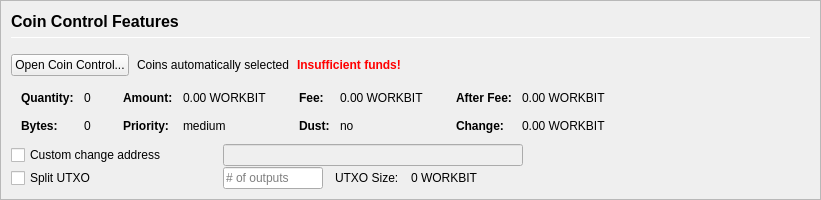
         <widget class="QFrame" name="frameCoinControl">
          <property name="sizePolicy">
           <sizepolicy hsizetype="Expanding" vsizetype="Expanding">
            <horstretch>0</horstretch>
            <verstretch>0</verstretch>
           </sizepolicy>
          </property>
          <property name="maximumSize">
           <size>
            <width>16777215</width>
            <height>16777215</height>
           </size>
          </property>
          <property name="frameShape">
           <enum>QFrame::StyledPanel</enum>
          </property>
          <property name="frameShadow">
           <enum>QFrame::Sunken</enum>
          </property>
          <layout class="QVBoxLayout" name="verticalLayoutCoinControl2">
           <property name="spacing">
            <number>0</number>
           </property>
           <property name="leftMargin">
            <number>0</number>
           </property>
           <property name="topMargin">
            <number>0</number>
           </property>
           <property name="rightMargin">
            <number>0</number>
           </property>
           <property name="bottomMargin">
            <number>0</number>
           </property>
           <item>
            <widget class="QFrame" name="frameCoinControl_BG">
             <layout class="QVBoxLayout" name="verticalLayoutCoinControl" stretch="0,0,0,0,0,0">
              <property name="spacing">
               <number>1</number>
              </property>
              <property name="leftMargin">
               <number>10</number>
              </property>
              <property name="topMargin">
               <number>10</number>
              </property>
              <item>
               <layout class="QHBoxLayout" name="horizontalLayoutCoinControl1">
                <property name="bottomMargin">
                 <number>15</number>
                </property>
                <item>
                 <layout class="QVBoxLayout" name="verticalLayout_3">
                  <property name="spacing">
                   <number>6</number>
                  </property>
                  <item>
                   <widget class="QLabel" name="labelCoinControlFeatures">
                    <property name="sizePolicy">
                     <sizepolicy hsizetype="Preferred" vsizetype="Maximum">
                      <horstretch>0</horstretch>
                      <verstretch>0</verstretch>
                     </sizepolicy>
                    </property>
                    <property name="minimumSize">
                     <size>
                      <width>0</width>
                      <height>20</height>
                     </size>
                    </property>
                    <property name="font">
                     <font>
                      <pointsize>12</pointsize>
                      <weight>75</weight>
                      <bold>true</bold>
                     </font>
                    </property>
                    <property name="styleSheet">
                     <string notr="true">font-weight:bold;</string>
                    </property>
                    <property name="text">
                     <string>Coin Control Features</string>
                    </property>
                   </widget>
                  </item>
                  <item>
                   <widget class="Line" name="line">
                    <property name="minimumSize">
                     <size>
                      <width>0</width>
                      <height>1</height>
                     </size>
                    </property>
                    <property name="maximumSize">
                     <size>
                      <width>16777215</width>
                      <height>1</height>
                     </size>
                    </property>
                    <property name="orientation">
                     <enum>Qt::Horizontal</enum>
                    </property>
                   </widget>
                  </item>
                 </layout>
                </item>
               </layout>
              </item>
              <item>
               <layout class="QHBoxLayout" name="horizontalLayoutCoinControl2" stretch="0,0,0,0">
                <property name="spacing">
                 <number>8</number>
                </property>
                <property name="bottomMargin">
                 <number>10</number>
                </property>
                <item>
                 <widget class="QPushButton" name="pushButtonCoinControl">
                  <property name="styleSheet">
                   <string notr="true"/>
                  </property>
                  <property name="text">
                   <string>Open Coin Control...</string>
                  </property>
                  <property name="autoDefault">
                   <bool>false</bool>
                  </property>
                 </widget>
                </item>
                <item>
                 <widget class="QLabel" name="labelCoinControlAutomaticallySelected">
                  <property name="text">
                   <string>Coins automatically selected</string>
                  </property>
                  <property name="margin">
                   <number>5</number>
                  </property>
                 </widget>
                </item>
                <item>
                 <widget class="QLabel" name="labelCoinControlInsuffFunds">
                  <property name="font">
                   <font>
                    <weight>75</weight>
                    <bold>true</bold>
                   </font>
                  </property>
                  <property name="styleSheet">
                   <string notr="true">color:red;font-weight:bold;</string>
                  </property>
                  <property name="text">
                   <string>Insufficient funds!</string>
                  </property>
                  <property name="margin">
                   <number>5</number>
                  </property>
                 </widget>
                </item>
                <item>
                 <spacer name="horizontalSpacerCoinControl">
                  <property name="orientation">
                   <enum>Qt::Horizontal</enum>
                  </property>
                  <property name="sizeHint" stdset="0">
                   <size>
                    <width>40</width>
                    <height>1</height>
                   </size>
                  </property>
                 </spacer>
                </item>
               </layout>
              </item>
              <item>
               <widget class="QWidget" name="widgetCoinControl" native="true">
                <property name="sizePolicy">
                 <sizepolicy hsizetype="Preferred" vsizetype="Preferred">
                  <horstretch>0</horstretch>
                  <verstretch>0</verstretch>
                 </sizepolicy>
                </property>
                <property name="minimumSize">
                 <size>
                  <width>0</width>
                  <height>0</height>
                 </size>
                </property>
                <property name="styleSheet">
                 <string notr="true"/>
                </property>
                <layout class="QHBoxLayout" name="horizontalLayoutCoinControl5">
                 <property name="leftMargin">
                  <number>0</number>
                 </property>
                 <property name="topMargin">
                  <number>0</number>
                 </property>
                 <property name="rightMargin">
                  <number>0</number>
                 </property>
                 <property name="bottomMargin">
                  <number>0</number>
                 </property>
                 <item>
                  <layout class="QHBoxLayout" name="horizontalLayoutCoinControl3" stretch="0,0,0,1">
                   <property name="spacing">
                    <number>20</number>
                   </property>
                   <property name="topMargin">
                    <number>0</number>
                   </property>
                   <property name="bottomMargin">
                    <number>10</number>
                   </property>
                   <item>
                    <layout class="QFormLayout" name="formLayoutCoinControl1">
                     <property name="horizontalSpacing">
                      <number>10</number>
                     </property>
                     <property name="verticalSpacing">
                      <number>14</number>
                     </property>
                     <property name="leftMargin">
                      <number>10</number>
                     </property>
                     <property name="topMargin">
                      <number>4</number>
                     </property>
                     <property name="rightMargin">
                      <number>6</number>
                     </property>
                     <item row="0" column="0">
                      <widget class="QLabel" name="labelCoinControlQuantityText">
                       <property name="font">
                        <font>
                         <weight>75</weight>
                         <bold>true</bold>
                        </font>
                       </property>
                       <property name="text">
                        <string>Quantity:</string>
                       </property>
                       <property name="margin">
                        <number>0</number>
                       </property>
                      </widget>
                     </item>
                     <item row="0" column="1">
                      <widget class="QLabel" name="labelCoinControlQuantity">
                       <property name="cursor">
                        <cursorShape>IBeamCursor</cursorShape>
                       </property>
                       <property name="contextMenuPolicy">
                        <enum>Qt::ActionsContextMenu</enum>
                       </property>
                       <property name="text">
                        <string notr="true">0</string>
                       </property>
                       <property name="margin">
                        <number>0</number>
                       </property>
                       <property name="textInteractionFlags">
                        <set>Qt::LinksAccessibleByMouse|Qt::TextSelectableByKeyboard|Qt::TextSelectableByMouse</set>
                       </property>
                      </widget>
                     </item>
                     <item row="1" column="0">
                      <widget class="QLabel" name="labelCoinControlBytesText">
                       <property name="font">
                        <font>
                         <weight>75</weight>
                         <bold>true</bold>
                        </font>
                       </property>
                       <property name="text">
                        <string>Bytes:</string>
                       </property>
                      </widget>
                     </item>
                     <item row="1" column="1">
                      <widget class="QLabel" name="labelCoinControlBytes">
                       <property name="cursor">
                        <cursorShape>IBeamCursor</cursorShape>
                       </property>
                       <property name="contextMenuPolicy">
                        <enum>Qt::ActionsContextMenu</enum>
                       </property>
                       <property name="text">
                        <string notr="true">0</string>
                       </property>
                       <property name="textInteractionFlags">
                        <set>Qt::LinksAccessibleByMouse|Qt::TextSelectableByKeyboard|Qt::TextSelectableByMouse</set>
                       </property>
                      </widget>
                     </item>
                    </layout>
                   </item>
                   <item>
                    <layout class="QFormLayout" name="formLayoutCoinControl2">
                     <property name="horizontalSpacing">
                      <number>10</number>
                     </property>
                     <property name="verticalSpacing">
                      <number>14</number>
                     </property>
                     <property name="leftMargin">
                      <number>6</number>
                     </property>
                     <property name="topMargin">
                      <number>4</number>
                     </property>
                     <property name="rightMargin">
                      <number>6</number>
                     </property>
                     <item row="0" column="0">
                      <widget class="QLabel" name="labelCoinControlAmountText">
                       <property name="font">
                        <font>
                         <weight>75</weight>
                         <bold>true</bold>
                        </font>
                       </property>
                       <property name="text">
                        <string>Amount:</string>
                       </property>
                       <property name="margin">
                        <number>0</number>
                       </property>
                      </widget>
                     </item>
                     <item row="0" column="1">
                      <widget class="QLabel" name="labelCoinControlAmount">
                       <property name="cursor">
                        <cursorShape>IBeamCursor</cursorShape>
                       </property>
                       <property name="contextMenuPolicy">
                        <enum>Qt::ActionsContextMenu</enum>
                       </property>
                       <property name="text">
                        <string notr="true">0.00 WORKBIT</string>
                       </property>
                       <property name="textInteractionFlags">
                        <set>Qt::LinksAccessibleByMouse|Qt::TextSelectableByKeyboard|Qt::TextSelectableByMouse</set>
                       </property>
                      </widget>
                     </item>
                     <item row="1" column="0">
                      <widget class="QLabel" name="labelCoinControlPriorityText">
                       <property name="font">
                        <font>
                         <weight>75</weight>
                         <bold>true</bold>
                        </font>
                       </property>
                       <property name="text">
                        <string>Priority:</string>
                       </property>
                      </widget>
                     </item>
                     <item row="1" column="1">
                      <widget class="QLabel" name="labelCoinControlPriority">
                       <property name="cursor">
                        <cursorShape>IBeamCursor</cursorShape>
                       </property>
                       <property name="contextMenuPolicy">
                        <enum>Qt::ActionsContextMenu</enum>
                       </property>
                       <property name="text">
                        <string>medium</string>
                       </property>
                       <property name="textInteractionFlags">
                        <set>Qt::LinksAccessibleByMouse|Qt::TextSelectableByKeyboard|Qt::TextSelectableByMouse</set>
                       </property>
                      </widget>
                     </item>
                    </layout>
                   </item>
                   <item>
                    <layout class="QFormLayout" name="formLayoutCoinControl3">
                     <property name="horizontalSpacing">
                      <number>10</number>
                     </property>
                     <property name="verticalSpacing">
                      <number>14</number>
                     </property>
                     <property name="leftMargin">
                      <number>6</number>
                     </property>
                     <property name="topMargin">
                      <number>4</number>
                     </property>
                     <property name="rightMargin">
                      <number>6</number>
                     </property>
                     <item row="0" column="0">
                      <widget class="QLabel" name="labelCoinControlFeeText">
                       <property name="font">
                        <font>
                         <weight>75</weight>
                         <bold>true</bold>
                        </font>
                       </property>
                       <property name="text">
                        <string>Fee:</string>
                       </property>
                       <property name="margin">
                        <number>0</number>
                       </property>
                      </widget>
                     </item>
                     <item row="0" column="1">
                      <widget class="QLabel" name="labelCoinControlFee">
                       <property name="cursor">
                        <cursorShape>IBeamCursor</cursorShape>
                       </property>
                       <property name="contextMenuPolicy">
                        <enum>Qt::ActionsContextMenu</enum>
                       </property>
                       <property name="text">
                        <string notr="true">0.00 WORKBIT</string>
                       </property>
                       <property name="textInteractionFlags">
                        <set>Qt::LinksAccessibleByMouse|Qt::TextSelectableByKeyboard|Qt::TextSelectableByMouse</set>
                       </property>
                      </widget>
                     </item>
                     <item row="1" column="0">
                      <widget class="QLabel" name="labelCoinControlLowOutputText">
                       <property name="font">
                        <font>
                         <weight>75</weight>
                         <bold>true</bold>
                        </font>
                       </property>
                       <property name="text">
                        <string>Dust:</string>
                       </property>
                      </widget>
                     </item>
                     <item row="1" column="1">
                      <widget class="QLabel" name="labelCoinControlLowOutput">
                       <property name="cursor">
                        <cursorShape>IBeamCursor</cursorShape>
                       </property>
                       <property name="contextMenuPolicy">
                        <enum>Qt::ActionsContextMenu</enum>
                       </property>
                       <property name="text">
                        <string>no</string>
                       </property>
                       <property name="textInteractionFlags">
                        <set>Qt::LinksAccessibleByMouse|Qt::TextSelectableByKeyboard|Qt::TextSelectableByMouse</set>
                       </property>
                      </widget>
                     </item>
                    </layout>
                   </item>
                   <item>
                    <layout class="QFormLayout" name="formLayoutCoinControl4">
                     <property name="horizontalSpacing">
                      <number>10</number>
                     </property>
                     <property name="verticalSpacing">
                      <number>14</number>
                     </property>
                     <property name="leftMargin">
                      <number>6</number>
                     </property>
                     <property name="topMargin">
                      <number>4</number>
                     </property>
                     <property name="rightMargin">
                      <number>6</number>
                     </property>
                     <item row="0" column="0">
                      <widget class="QLabel" name="labelCoinControlAfterFeeText">
                       <property name="font">
                        <font>
                         <weight>75</weight>
                         <bold>true</bold>
                        </font>
                       </property>
                       <property name="text">
                        <string>After Fee:</string>
                       </property>
                       <property name="margin">
                        <number>0</number>
                       </property>
                      </widget>
                     </item>
                     <item row="0" column="1">
                      <widget class="QLabel" name="labelCoinControlAfterFee">
                       <property name="cursor">
                        <cursorShape>IBeamCursor</cursorShape>
                       </property>
                       <property name="contextMenuPolicy">
                        <enum>Qt::ActionsContextMenu</enum>
                       </property>
                       <property name="text">
                        <string notr="true">0.00 WORKBIT</string>
                       </property>
                       <property name="textInteractionFlags">
                        <set>Qt::LinksAccessibleByMouse|Qt::TextSelectableByKeyboard|Qt::TextSelectableByMouse</set>
                       </property>
                      </widget>
                     </item>
                     <item row="1" column="0">
                      <widget class="QLabel" name="labelCoinControlChangeText">
                       <property name="font">
                        <font>
                         <weight>75</weight>
                         <bold>true</bold>
                        </font>
                       </property>
                       <property name="text">
                        <string>Change:</string>
                       </property>
                      </widget>
                     </item>
                     <item row="1" column="1">
                      <widget class="QLabel" name="labelCoinControlChange">
                       <property name="cursor">
                        <cursorShape>IBeamCursor</cursorShape>
                       </property>
                       <property name="contextMenuPolicy">
                        <enum>Qt::ActionsContextMenu</enum>
                       </property>
                       <property name="text">
                        <string notr="true">0.00 WORKBIT</string>
                       </property>
                       <property name="textInteractionFlags">
                        <set>Qt::LinksAccessibleByMouse|Qt::TextSelectableByKeyboard|Qt::TextSelectableByMouse</set>
                       </property>
                      </widget>
                     </item>
                    </layout>
                   </item>
                  </layout>
                 </item>
                </layout>
               </widget>
              </item>
              <item>
               <layout class="QHBoxLayout" name="horizontalLayoutCoinControl4">
                <property name="spacing">
                 <number>12</number>
                </property>
                <property name="sizeConstraint">
                 <enum>QLayout::SetDefaultConstraint</enum>
                </property>
                <property name="topMargin">
                 <number>0</number>
                </property>
                <property name="rightMargin">
                 <number>0</number>
                </property>
                <item>
                 <widget class="QCheckBox" name="checkBoxCoinControlChange">
                  <property name="sizePolicy">
                   <sizepolicy hsizetype="Preferred" vsizetype="Preferred">
                    <horstretch>0</horstretch>
                    <verstretch>0</verstretch>
                   </sizepolicy>
                  </property>
                  <property name="minimumSize">
                   <size>
                    <width>200</width>
                    <height>0</height>
                   </size>
                  </property>
                  <property name="maximumSize">
                   <size>
                    <width>200</width>
                    <height>16777215</height>
                   </size>
                  </property>
                  <property name="toolTip">
                   <string>If this is activated, but the change address is empty or invalid, change will be sent to a newly generated address.</string>
                  </property>
                  <property name="text">
                   <string>Custom change address</string>
                  </property>
                 </widget>
                </item>
                <item>
                 <widget class="QValidatedLineEdit" name="lineEditCoinControlChange">
                  <property name="enabled">
                   <bool>false</bool>
                  </property>
                  <property name="sizePolicy">
                   <sizepolicy hsizetype="Preferred" vsizetype="Preferred">
                    <horstretch>0</horstretch>
                    <verstretch>0</verstretch>
                   </sizepolicy>
                  </property>
                  <property name="minimumSize">
                   <size>
                    <width>300</width>
                    <height>0</height>
                   </size>
                  </property>
                 </widget>
                </item>
                <item>
                 <widget class="QLabel" name="labelCoinControlChangeLabel">
                  <property name="sizePolicy">
                   <sizepolicy hsizetype="Preferred" vsizetype="Preferred">
                    <horstretch>0</horstretch>
                    <verstretch>0</verstretch>
                   </sizepolicy>
                  </property>
                  <property name="minimumSize">
                   <size>
                    <width>100</width>
                    <height>0</height>
                   </size>
                  </property>
                  <property name="text">
                   <string/>
                  </property>
                  <property name="margin">
                   <number>3</number>
                  </property>
                 </widget>
                </item>
               </layout>
              </item>
              <item>
               <layout class="QHBoxLayout" name="horizontalLayoutCoinControl6">
                <property name="spacing">
                 <number>12</number>
                </property>
                <property name="rightMargin">
                 <number>0</number>
                </property>
                <item>
                 <widget class="QCheckBox" name="splitBlockCheckBox">
                  <property name="sizePolicy">
                   <sizepolicy hsizetype="Preferred" vsizetype="Preferred">
                    <horstretch>0</horstretch>
                    <verstretch>0</verstretch>
                   </sizepolicy>
                  </property>
                  <property name="minimumSize">
                   <size>
                    <width>200</width>
                    <height>0</height>
                   </size>
                  </property>
                  <property name="maximumSize">
                   <size>
                    <width>200</width>
                    <height>16777215</height>
                   </size>
                  </property>
                  <property name="text">
                   <string>Split UTXO</string>
                  </property>
                 </widget>
                </item>
                <item>
                 <widget class="QLineEdit" name="splitBlockLineEdit">
                  <property name="sizePolicy">
                   <sizepolicy hsizetype="Preferred" vsizetype="Preferred">
                    <horstretch>50</horstretch>
                    <verstretch>0</verstretch>
                   </sizepolicy>
                  </property>
                  <property name="minimumSize">
                   <size>
                    <width>100</width>
                    <height>0</height>
                   </size>
                  </property>
                  <property name="maximumSize">
                   <size>
                    <width>100</width>
                    <height>16777215</height>
                   </size>
                  </property>
                  <property name="placeholderText">
                   <string># of outputs</string>
                  </property>
                 </widget>
                </item>
                <item>
                 <widget class="QLabel" name="labelBlockSizeText">
                  <property name="text">
                   <string>UTXO Size:</string>
                  </property>
                 </widget>
                </item>
                <item>
                 <widget class="QLabel" name="labelBlockSize">
                  <property name="text">
                   <string>0 WORKBIT</string>
                  </property>
                 </widget>
                </item>
                <item>
                 <spacer name="horizontalSpacer_7">
                  <property name="orientation">
                   <enum>Qt::Horizontal</enum>
                  </property>
                  <property name="sizeHint" stdset="0">
                   <size>
                    <width>40</width>
                    <height>20</height>
                   </size>
                  </property>
                 </spacer>
                </item>
               </layout>
              </item>
              <item>
               <spacer name="verticalSpacerCoinControl">
                <property name="orientation">
                 <enum>Qt::Vertical</enum>
                </property>
                <property name="sizeHint" stdset="0">
                 <size>
                  <width>800</width>
                  <height>1</height>
                 </size>
                </property>
               </spacer>
              </item>
             </layout>
            </widget>
           </item>
          </layout>
         </widget>
